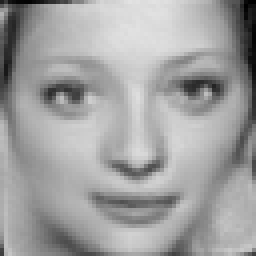
#> input picture Okreslanie_ostrosci/Ostre/2.png, 64 x 64 px, given in place of 2.jpg, which was not available (shown 4 times larger)
$ jupyter execute --allow-errors Data_augmentation.ipynb
#> lines starting #> are read from the running program, lines starting #| are printed output that depends on the picture
[cell 1]
import sys
print(sys.version)

[cell 2]
import matplotlib.pyplot as plt
import numpy as np
import pandas as pd
import seaborn as sns
from PIL import Image
import os

import cv2
import imutils

# Make NumPy printouts easier to read.
np.set_printoptions(precision=3, suppress=True)

[cell 3]
folder = '../Magisterka/img_align_celeba/nowe/'
docelowy = '../Magisterka/img_align_celeba/obrocone/'
jpg = '.jpg'

[cell 4]
#Konwersja zdjec na czarno - biale

im = cv2.imread(folder+str(2)+jpg)
#> im is the input picture: shape (64, 64, 3); min 0, max 226, mean 160.5
gray = cv2.cvtColor(im, cv2.COLOR_BGR2GRAY)

rot_2 = imutils.rotate(gray, angle=6)
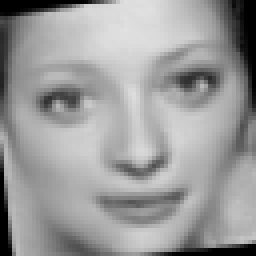
#> rot_2: shape (64, 64) (shown 4 times larger); min 0, max 225, mean 154.6


$ run again, with Okreslanie_ostrosci/Ostre/1.png copied over Okreslanie_ostrosci/Ostre/2.png
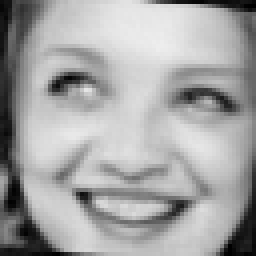
#> input picture Okreslanie_ostrosci/Ostre/1.png, 64 x 64 px, given in place of 2.jpg, which was not available (shown 4 times larger)
#> im is the input picture: shape (64, 64, 3); min 0, max 237, mean 164.2
#> `rot_2 = imutils.rotate(gray, angle=6)`:
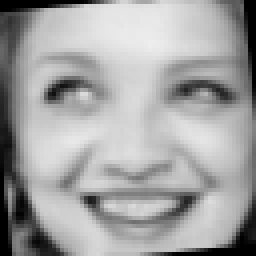
#> rot_2: shape (64, 64) (shown 4 times larger); min 0, max 237, mean 162.3

$ run again, with Okreslanie_ostrosci/Ostre/3.png copied over Okreslanie_ostrosci/Ostre/2.png
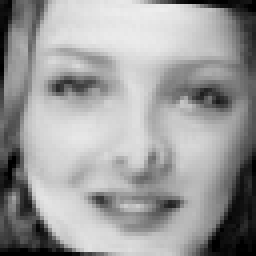
#> input picture Okreslanie_ostrosci/Ostre/3.png, 64 x 64 px, given in place of 2.jpg, which was not available (shown 4 times larger)
#> im is the input picture: shape (64, 64, 3); min 0, max 238, mean 156.3
#> `rot_2 = imutils.rotate(gray, angle=6)`:
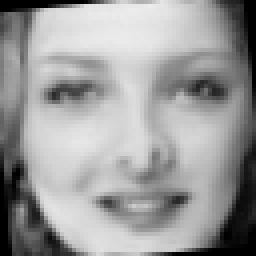
#> rot_2: shape (64, 64) (shown 4 times larger); min 0, max 236, mean 155
